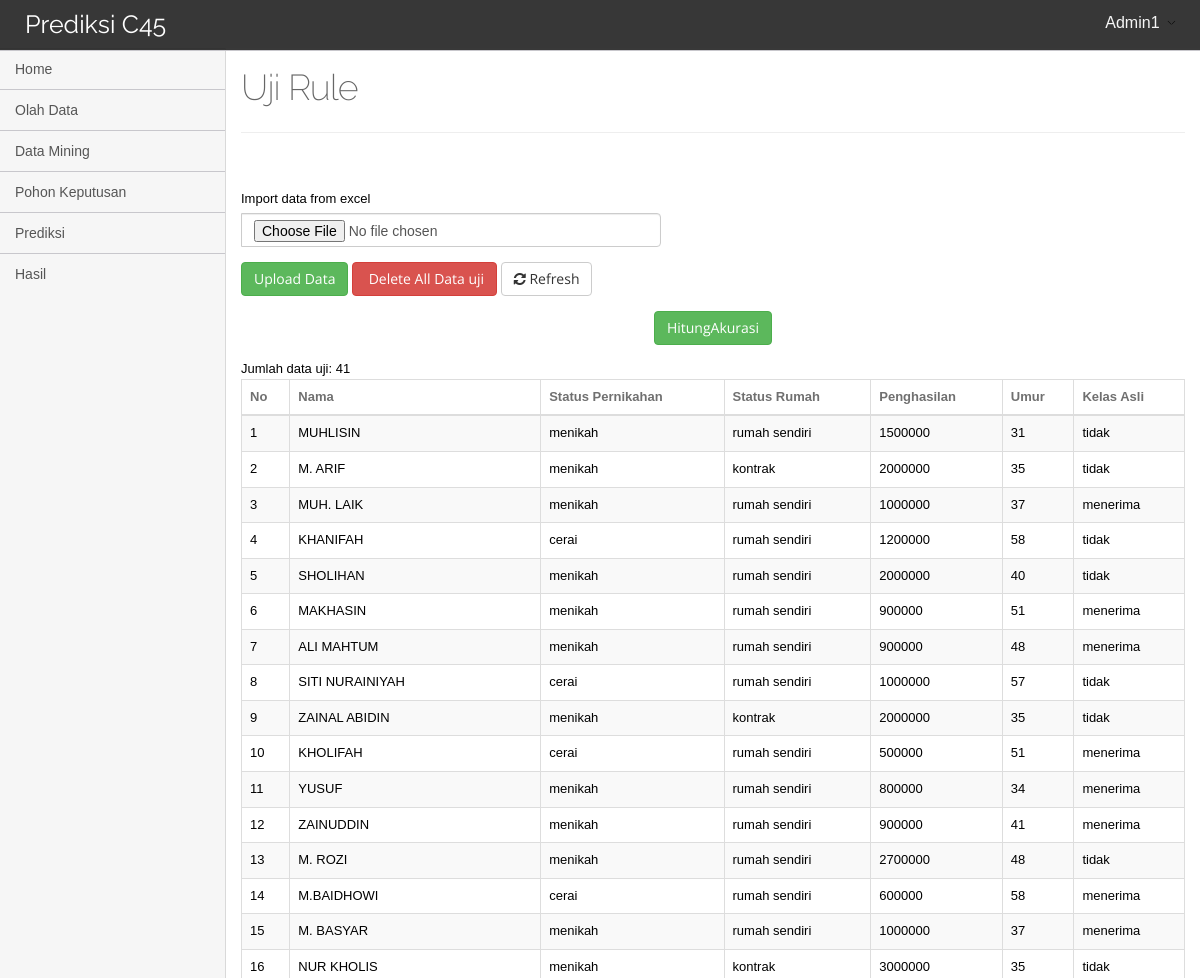
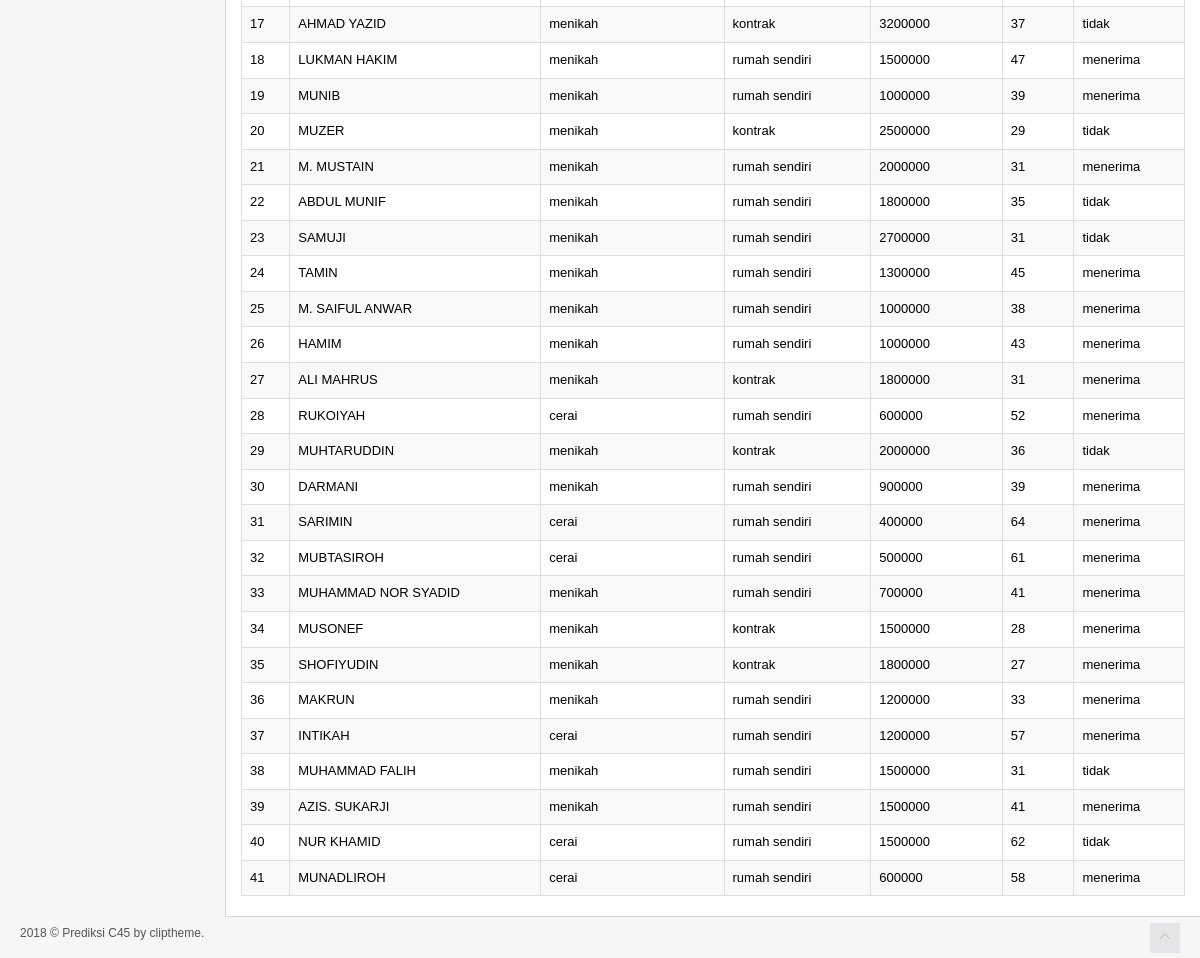
The app's page /index.php?menu=uji_rule (signed in) with its own data (2 pictures, top to bottom).
### tables this page shows
CREATE TABLE `data_uji` (
  `id` int(11) NOT NULL,
  `nama` varchar(200) DEFAULT NULL,
  `status_pernikahan` varchar(100) DEFAULT NULL,
  `status_rumah` varchar(100) DEFAULT NULL,
  `penghasilan` double DEFAULT NULL,
  `umur` int(11) DEFAULT NULL,
  `kelas_asli` varchar(100) DEFAULT NULL,
  `kelas_hasil` varchar(100) DEFAULT NULL,
  `id_rule` int(11) NOT NULL DEFAULT '0'
);

### database.php (called while the page is built, shortened)
<?php
class database {
    private $servername;
    private $user_db;
    private $password_db;
    private $database;
    private $koneksi;
    function database() {
        return $this->connect_db();
    }
    function load_conf_db() {
        $path = dirname(__FILE__) . '/koneksi.php';
        if (file_exists($path)) {
            $conf = include $path;
            $this->servername = @$conf['host'];
            $this->database = @$conf['dbname'];
            $this->user_db = @$conf['username'];
            $this->password_db = @$conf['password'];
        }
    }
    public function connect_db() {
        $this->koneksi = mysqli_connect($this->servername, $this->user_db, $this->password_db, $this->database);
        return $this->koneksi;
    }
    function db_query($sql) {
        $conn = $this->koneksi;
        return mysqli_query($conn, $sql);
    }
    function db_fetch_array($result) {
        return mysqli_fetch_array($result);
    }
    function db_num_rows($result) {
        return mysqli_num_rows($result);
    }
}
?>

### koneksi.php (called while the page is built)
<?php
return array(
    'host' => "localhost",
    'username' => "root",
    'password' => "",
    'dbname' => "skripsi",
);

### uji_rule.php (the view, shortened to what this page needs)
<?php
include_once "database.php";
$db_object = new database();
?>
<div class="content">
    <div class="main-content">
        <div class="container">
            <div class="row">
                <div class="col-sm-12">
                    <div class="page-header">
                        <h1>Uji Rule </h1>
                    </div>
                </div>
            </div>
                    <?php
            if (isset($_GET['act'])) {
                $action = $_GET['act'];
                if ($action == 'delete_all') {
                    $db_object->db_query("TRUNCATE data_uji");
                    ?>
                    <script> location.replace("?menu=uji_rule&pesan_success=Data uji berhasil dihapus");</script>
                    <?php
                }
            } else {
                if (isset($_POST['submit'])) {
                    include "hitung_akurasi.php";
                } else {
                    $query = $db_object->db_query("SELECT * FROM data_uji order by(id)");
                    $jumlah = $db_object->db_num_rows($query);
                    echo "<br><br>";
                    ?>
                    <form method="post" enctype="multipart/form-data" action="">
                        <div class="form-group">
                            <div class="input-group">
                                <label>Import data from excel</label>
                                <input name="file_data" type="file" class="form-control">
                            </div>
                        </div>
                        <div class="form-group">
                            <input name="upload" type="submit" value="Upload Data" class="btn btn-success">
                            <a href="?menu=uji_rule&act=delete_all" class="btn btn-danger"
                               onClick="return confirm('Anda yakin akan hapus semua data?')">
                                <i class="fa fa-trash"></i> Delete All Data uji
                            </a>
                            <a href="?menu=uji_rule" class="btn btn-default">
                                <i class="fa fa-refresh"></i> Refresh
                            </a>
                        </div>
                    </form>
                    <?php
                    if ($jumlah == 0) {
                        echo "<center><h3>Data uji masih kosong...</h3></center>";
                    } else {
                        ?>
                        <center>
                            <form method="POST" action=''>
                                <div class="form-group">
                                    <div class="input-group">
                                        <input type="submit" name="submit" value="HitungAkurasi" class="btn btn-success">
                                    </div>
                                </div>
                            </form>
                        </center>
                        Jumlah data uji: <?php echo $jumlah; ?>
                        <div class="table-responsive">
                            <table class="table table-striped table-bordered table-hover" id="sample-table-1">
                                <thead>
                                    <tr>
                                        <th>No</th>
                                        <th>Nama</th>
                                        <th>Status Pernikahan</th>
                                        <th>Status Rumah</th>
                                        <th>Penghasilan</th>
                                        <th>Umur</th>
                                        <th>Kelas Asli</th>
                                    </tr>
                                </thead>
                                <tbody>
                                    <?php
                                    $no = 1;
                                    while ($row = $db_object->db_fetch_array($query)) {
                                        echo "<tr>";
                                        echo "<td>" . $no . "</td>";
                                        echo "<td>" . $row['nama'] . "</td>";
                                        echo "<td>" . $row['status_pernikahan'] . "</td>";
                                        echo "<td>" . $row['status_rumah'] . "</td>";
                                        echo "<td>" . $row['penghasilan'] . "</td>";
                                        echo "<td>" . $row['umur'] . "</td>";
                                        echo "<td>" . $row['kelas_asli'] . "</td>";
                                        echo "</tr>";
                                        $no++;
                                    }
                                    ?>
                                </tbody>
                            </table>
                        </div>
                        <?php
                    }
                }
            }
            ?>
        </div>
    </div>
</div>

### assets/css/main-responsive.css (style rules this page uses)
@media (min-width: 768px) { .main-content { margin-left: 225px; } }
@media (min-width: 768px) { .main-content > .container { min-height: 760px; } }

### assets/css/theme_black_and_white.css (style rules this page uses)
body, .main-container, .footer, .main-navigation, ul.main-navigation-menu > li > ul.sub-menu, .navigation-small ul.main-navigation-menu > li > ul.sub-menu { background-color: #F6F6F6 !important; }
.main-content .container { border-left: 1px solid #D9D9D9; border-bottom: 1px solid #D9D9D9; }

### assets/css/print.css (style rules this page uses)
.page-header { display: none; }
.main-content .container { min-height: auto !important; border: none !important; }

### records on screen
data_uji: nama "MUHLISIN", status_pernikahan "menikah", status_rumah "rumah sendiri", penghasilan "1500000", umur "31", kelas_asli "tidak"
data_uji: nama "M. ARIF", status_pernikahan "menikah", status_rumah "kontrak", penghasilan "2000000", umur "35", kelas_asli "tidak"
data_uji: nama "MUH. LAIK", status_pernikahan "menikah", status_rumah "rumah sendiri", penghasilan "1000000", umur "37", kelas_asli "menerima"
data_uji: nama "KHANIFAH", status_pernikahan "cerai", status_rumah "rumah sendiri", penghasilan "1200000", umur "58", kelas_asli "tidak"
data_uji: nama "SHOLIHAN", status_pernikahan "menikah", status_rumah "rumah sendiri", penghasilan "2000000", umur "40", kelas_asli "tidak"
data_uji: nama "MAKHASIN", status_pernikahan "menikah", status_rumah "rumah sendiri", penghasilan "900000", umur "51", kelas_asli "menerima"
data_uji: nama "ALI MAHTUM", status_pernikahan "menikah", status_rumah "rumah sendiri", penghasilan "900000", umur "48", kelas_asli "menerima"
data_uji: nama "SITI NURAINIYAH", status_pernikahan "cerai", status_rumah "rumah sendiri", penghasilan "1000000", umur "57", kelas_asli "tidak"
data_uji: nama "ZAINAL ABIDIN", status_pernikahan "menikah", status_rumah "kontrak", penghasilan "2000000", umur "35", kelas_asli "tidak"
data_uji: nama "KHOLIFAH", status_pernikahan "cerai", status_rumah "rumah sendiri", penghasilan "500000", umur "51", kelas_asli "menerima"
data_uji: nama "YUSUF", status_pernikahan "menikah", status_rumah "rumah sendiri", penghasilan "800000", umur "34", kelas_asli "menerima"
data_uji: nama "ZAINUDDIN", status_pernikahan "menikah", status_rumah "rumah sendiri", penghasilan "900000", umur "41", kelas_asli "menerima"
data_uji: nama "M. ROZI", status_pernikahan "menikah", status_rumah "rumah sendiri", penghasilan "2700000", umur "48", kelas_asli "tidak"
data_uji: nama "M.BAIDHOWI", status_pernikahan "cerai", status_rumah "rumah sendiri", penghasilan "600000", umur "58", kelas_asli "menerima"
data_uji: nama "M. BASYAR", status_pernikahan "menikah", status_rumah "rumah sendiri", penghasilan "1000000", umur "37", kelas_asli "menerima"
data_uji: nama "NUR KHOLIS", status_pernikahan "menikah", status_rumah "kontrak", penghasilan "3000000", umur "35", kelas_asli "tidak"
data_uji: nama "AHMAD YAZID", status_pernikahan "menikah", status_rumah "kontrak", penghasilan "3200000", umur "37", kelas_asli "tidak"
data_uji: nama "LUKMAN HAKIM", status_pernikahan "menikah", status_rumah "rumah sendiri", penghasilan "1500000", umur "47", kelas_asli "menerima"
data_uji: nama "MUNIB", status_pernikahan "menikah", status_rumah "rumah sendiri", penghasilan "1000000", umur "39", kelas_asli "menerima"
data_uji: nama "MUZER", status_pernikahan "menikah", status_rumah "kontrak", penghasilan "2500000", umur "29", kelas_asli "tidak"
data_uji: nama "M. MUSTAIN", status_pernikahan "menikah", status_rumah "rumah sendiri", penghasilan "2000000", umur "31", kelas_asli "menerima"
data_uji: nama "ABDUL MUNIF", status_pernikahan "menikah", status_rumah "rumah sendiri", penghasilan "1800000", umur "35", kelas_asli "tidak"
data_uji: nama "SAMUJI", status_pernikahan "menikah", status_rumah "rumah sendiri", penghasilan "2700000", umur "31", kelas_asli "tidak"
data_uji: nama "TAMIN", status_pernikahan "menikah", status_rumah "rumah sendiri", penghasilan "1300000", umur "45", kelas_asli "menerima"
data_uji: nama "M. SAIFUL ANWAR", status_pernikahan "menikah", status_rumah "rumah sendiri", penghasilan "1000000", umur "38", kelas_asli "menerima"
data_uji: nama "HAMIM", status_pernikahan "menikah", status_rumah "rumah sendiri", penghasilan "1000000", umur "43", kelas_asli "menerima"
data_uji: nama "ALI MAHRUS", status_pernikahan "menikah", status_rumah "kontrak", penghasilan "1800000", umur "31", kelas_asli "menerima"
data_uji: nama "RUKOIYAH", status_pernikahan "cerai", status_rumah "rumah sendiri", penghasilan "600000", umur "52", kelas_asli "menerima"
data_uji: nama "MUHTARUDDIN", status_pernikahan "menikah", status_rumah "kontrak", penghasilan "2000000", umur "36", kelas_asli "tidak"
data_uji: nama "DARMANI", status_pernikahan "menikah", status_rumah "rumah sendiri", penghasilan "900000", umur "39", kelas_asli "menerima"
data_uji: nama "SARIMIN", status_pernikahan "cerai", status_rumah "rumah sendiri", penghasilan "400000", umur "64", kelas_asli "menerima"
data_uji: nama "MUBTASIROH", status_pernikahan "cerai", status_rumah "rumah sendiri", penghasilan "500000", umur "61", kelas_asli "menerima"
data_uji: nama "MUHAMMAD NOR SYADID", status_pernikahan "menikah", status_rumah "rumah sendiri", penghasilan "700000", umur "41", kelas_asli "menerima"
data_uji: nama "MUSONEF", status_pernikahan "menikah", status_rumah "kontrak", penghasilan "1500000", umur "28", kelas_asli "menerima"
data_uji: nama "SHOFIYUDIN", status_pernikahan "menikah", status_rumah "kontrak", penghasilan "1800000", umur "27", kelas_asli "menerima"
data_uji: nama "MAKRUN", status_pernikahan "menikah", status_rumah "rumah sendiri", penghasilan "1200000", umur "33", kelas_asli "menerima"
data_uji: nama "INTIKAH", status_pernikahan "cerai", status_rumah "rumah sendiri", penghasilan "1200000", umur "57", kelas_asli "menerima"
data_uji: nama "MUHAMMAD FALIH", status_pernikahan "menikah", status_rumah "rumah sendiri", penghasilan "1500000", umur "31", kelas_asli "tidak"
data_uji: nama "AZIS. SUKARJI", status_pernikahan "menikah", status_rumah "rumah sendiri", penghasilan "1500000", umur "41", kelas_asli "menerima"
data_uji: nama "NUR KHAMID", status_pernikahan "cerai", status_rumah "rumah sendiri", penghasilan "1500000", umur "62", kelas_asli "tidak"
data_uji: nama "MUNADLIROH", status_pernikahan "cerai", status_rumah "rumah sendiri", penghasilan "600000", umur "58", kelas_asli "menerima"

### other values on screen
$_SESSION['koperasi_c45_nama'] "Admin1"
$jumlah "41"
